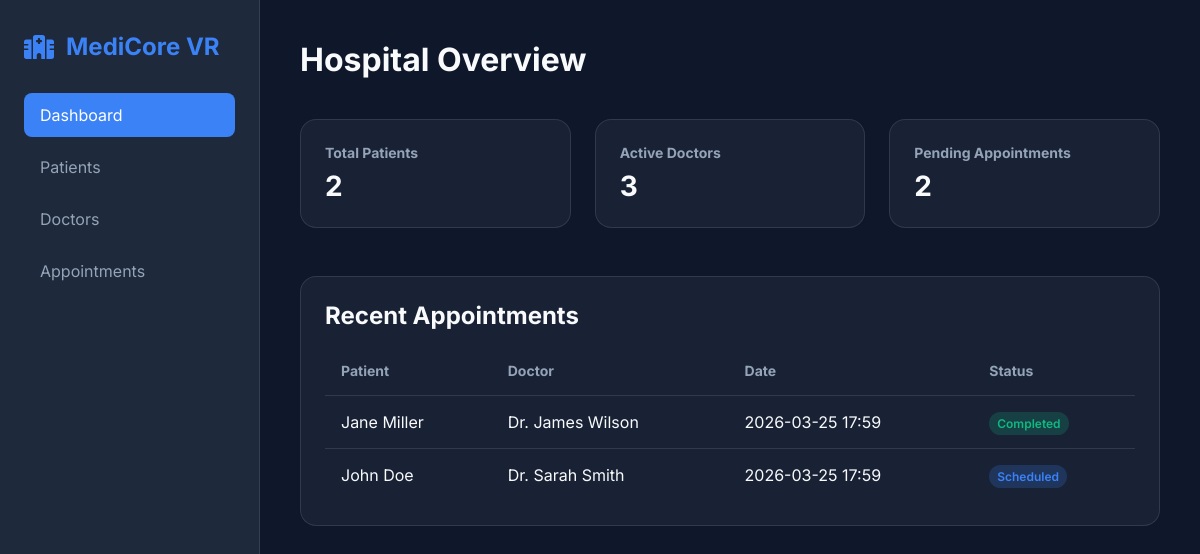
The page / on the database its author committed.
### models.py (models this page shows, shortened)
class Appointment(db.Model):
    id = db.Column(db.Integer, primary_key=True)
    patient_id = db.Column(db.Integer, db.ForeignKey('patient.id'), nullable=False)
    doctor_id = db.Column(db.Integer, db.ForeignKey('doctor.id'), nullable=False)
    appointment_date = db.Column(db.DateTime, nullable=False)
    reason = db.Column(db.String(200))
    status = db.Column(db.String(20), default='Scheduled') # Scheduled, Completed, Cancelled

class Patient(db.Model):
    id = db.Column(db.Integer, primary_key=True)
    name = db.Column(db.String(100), nullable=False)
    email = db.Column(db.String(120), unique=True, nullable=False)
    phone = db.Column(db.String(20))
    date_of_birth = db.Column(db.Date)
    created_at = db.Column(db.DateTime, default=datetime.utcnow)
    appointments = db.relationship('Appointment', backref='patient', lazy=True)

class Doctor(db.Model):
    id = db.Column(db.Integer, primary_key=True)
    name = db.Column(db.String(100), nullable=False)
    specialty = db.Column(db.String(100), nullable=False)
    email = db.Column(db.String(120), unique=True, nullable=False)
    appointments = db.relationship('Appointment', backref='doctor', lazy=True)

### app.py (the view)
@app.route('/')
def index():
    patient_count = Patient.query.count()
    doctor_count = Doctor.query.count()
    appointment_count = Appointment.query.count()
    recent_appointments = Appointment.query.order_by(Appointment.appointment_date.desc()).limit(5).all()
    return render_template('index.html',
                         patient_count=patient_count,
                         doctor_count=doctor_count,
                         appointment_count=appointment_count,
                         recent_appointments=recent_appointments)

### templates/index.html (shortened to what this page needs)
{% extends "base.html" %}
{% block content %}
<header>
    <h1>Hospital Overview</h1>
</header>
<div class="stats-grid">
    <div class="stat-card">
        <h3>Total Patients</h3>
        <div class="value">{{ patient_count }}</div>
    </div>
    <div class="stat-card">
        <h3>Active Doctors</h3>
        <div class="value">{{ doctor_count }}</div>
    </div>
    <div class="stat-card">
        <h3>Pending Appointments</h3>
        <div class="value">{{ appointment_count }}</div>
    </div>
</div>
<div class="data-card">
    <h2>Recent Appointments</h2>
    <table>
        <thead>
            <tr>
                <th>Patient</th>
                <th>Doctor</th>
                <th>Date</th>
                <th>Status</th>
            </tr>
        </thead>
        <tbody>
            {% for appt in recent_appointments %}
            <tr>
                <td>{{ appt.patient.name }}</td>
                <td>{{ appt.doctor.name }}</td>
                <td>{{ appt.appointment_date.strftime('%Y-%m-%d %H:%M') }}</td>
                <td><span class="badge badge-{{ appt.status.lower() }}">{{ appt.status }}</span></td>
            </tr>
            {% endfor %}
        </tbody>
    </table>
</div>
{% endblock %}

### static/css/style.css (style rules this page uses)
:root { --bg-color: #0f172a; --card-bg: rgba(30, 41, 59, 0.7); --primary-color: #3b82f6; --secondary-color: #1e293b; --text-main: #f8fafc; --text-muted: #94a3b8; --glass-border: rgba(255, 255, 255, 0.1); }
* { margin: 0; padding: 0; box-sizing: border-box; font-family: 'Inter', system-ui, -apple-system, sans-serif; }
body { background-color: var(--bg-color); color: var(--text-main); display: flex; min-height: 100vh; }
header { margin-bottom: 2.5rem; }
h1 { font-size: 2rem; font-weight: 700; }
.stats-grid { display: grid; grid-template-columns: repeat(auto-fit, minmax(200px, 1fr)); gap: 1.5rem; margin-bottom: 3rem; }
.stat-card { background: var(--card-bg); backdrop-filter: blur(10px); padding: 1.5rem; border-radius: 1rem; border: 1px solid var(--glass-border); transition: transform 0.2s ease; }
.stat-card h3 { color: var(--text-muted); font-size: 0.875rem; margin-bottom: 0.5rem; }
.stat-card .value { font-size: 1.75rem; font-weight: 700; }
.data-card { background: var(--card-bg); backdrop-filter: blur(10px); border-radius: 1rem; border: 1px solid var(--glass-border); padding: 1.5rem; }
table { width: 100%; border-collapse: collapse; margin-top: 1rem; }
th { text-align: left; color: var(--text-muted); font-size: 0.875rem; padding: 1rem; border-bottom: 1px solid var(--glass-border); }
td { padding: 1rem; border-bottom: 1px solid var(--glass-border); }
tr:last-child td { border-bottom: none; }
.badge { padding: 0.25rem 0.5rem; border-radius: 999px; font-size: 0.75rem; font-weight: 600; }
.badge-scheduled { background: #3b82f633; color: #3b82f6; }
.badge-completed { background: #10b98133; color: #10b981; }

### rows shown on the page
Appointment: patient.name "Jane Miller", doctor.name "Dr. James Wilson", appointment_date "2026-03-25 17:59", status "Completed"
Appointment: patient.name "John Doe", doctor.name "Dr. Sarah Smith", appointment_date "2026-03-25 17:59", status "Scheduled"

### other values the page prints
{{ patient_count }} "2"
{{ doctor_count }} "3"
{{ appointment_count }} "2"
